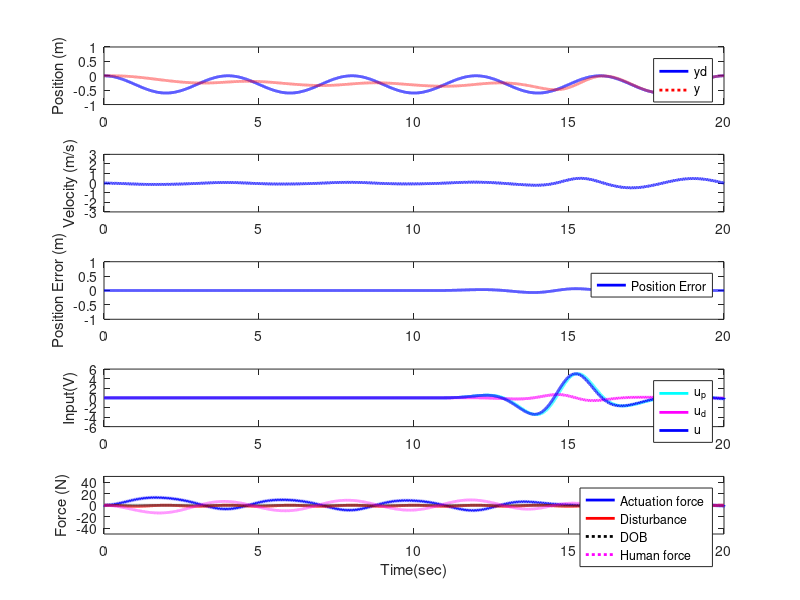
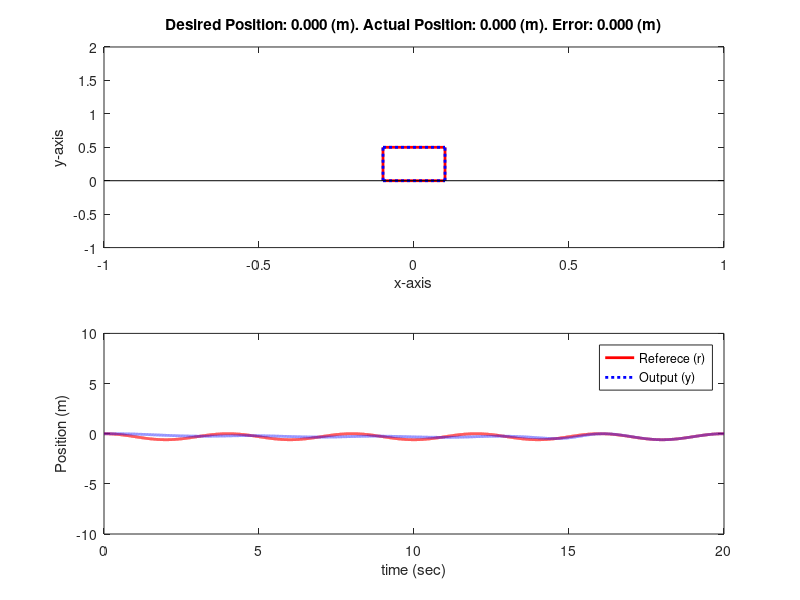

Here is the MATLAB script that generated these plots, in order:
clear all; close all; clc;

% System of Position Feedback
global animation Assist
animation = 100;
%% Initial Setting
T=0.001;
t=0:T:20;
N=length(t);

y=zeros(1,N); yd= zeros(1,N); e=zeros(1,N); r=zeros(1,N); yimp=zeros(N,1);
u=zeros(1,N); uc=zeros(1,N); u1=zeros(1,N); u2=zeros(1,N); ua=zeros(1,N); ur=zeros(1,N);
d=zeros(1,N); h1=zeros(1,N); h2=zeros(1,N); h=zeros(1,N); v=zeros(1,N); eh = zeros(1,N);
ua_resist=zeros(1,N);  ua_assist=zeros(1,N); n = zeros(1,N);
Beta=zeros(1,N); rv = zeros(1,N);
dhat1 = zeros(1,N);  dhat2 = zeros(1,N); dhat = zeros(1,N);

%% System Identification
m = 2; k = 1;
num=[k/m]; den=[1 2*sqrt(k/m) k/m];
Gs=tf(num,den);
Gz=c2d(Gs,T);
[a b]=tfdata(Gz,'v');

% PD Controller design
Kp=150; Kd=10;


%% Desired Position
A = 0.3;
for k=1:N;
    r(k)=A*(cos(0.5*pi*t(k))-1);
end


%% Disturbance
B = 1;
for k=1:N;
    d(k)=B*(cos(1*pi*t(k))-1);
end

%% DoB
% Design of a Q filter (Notice that the relative order of Gdnew(z) is 2)
CutoffFreq = 35*2*pi;    % Cutoff frequency of Q filter
Q = zpk([],[exp(-CutoffFreq*T) exp(-CutoffFreq*T)],1,T);    % Pole-zero matching between Q(s) and Q(z)
Q = Q / dcgain(Q);      % To make the Q(exp(j0T)) = 1
[aQ,bQ] = tfdata(Q,'v');    % Model parameters of Q filter

% Design of DOB
GDOB = minreal(Q*Gz^-1);
[aD,bD] = tfdata(GDOB,'v');    % Model parameters of Q*G^-1

%% Hybrid controller
Beta_t1 = 10;
Beta_t2 = 20;
Beta_td = Beta_t2 - Beta_t1;

for k=1:N, 
    if t(k)>=Beta_t1 && t(k)<Beta_t2
        Beta(k) = 0.5*(1-cos(pi*(t(k)-Beta_t1)/Beta_td));
    elseif t(k)>=Beta_t2
        Beta(k) = 1;
    end
    
    if Beta(k) <0, Beta(k) = 0; elseif Beta(k) > 1, Beta(k) = 1; end
end

%% Human controller
Hp = 30;
Hd = 1;

j = 1;
%% Simulation
for k=4:N-1,
    % measurement noise
    n(k) = 0.000001*sin(80*t(k));
    
    % Transfer function (Gz)
    y(k) = -b(2)*y(k-1)-b(3)*y(k-2)+a(1)*u(k)+a(2)*u(k-1)+a(3)*u(k-2) + n(k);
    
    % Velocity
    v(k) = (y(k)-y(k-1))/T;
%     if Beta(k) == 0, 
    
    % Virtual trajectory
    rv(k) = (1-Beta(k))*y(k) + Beta(k)*r(k);
    
    % Feedback error & PD controller
    e(k)=rv(k)-y(k);
    u1(k)=Kp*Beta(k)*e(k);             if u1(k) > 5, u1(k) = 5; end; if u1(k) < -5, u1(k) = -5; end
    u2(k)=Kd*Beta(k)*(e(k)-e(k-1))/T;  if u2(k) > 5, u2(k) = 5; end; if u2(k) < -5, u2(k) = -5; end   
    uc(k)=u1(k)+u2(k);                 
    if uc(k) > 5, uc(k) = 5; end; if uc(k) < -5, uc(k) = -5; end
    
    % PD controller
    u1(k)=Kp*Beta(k)*e(k);
    u2(k)=Kd*Beta(k)*(e(k)-e(k-1))/T;
    uc(k)=u1(k)+u2(k);
    if uc(k) > 5, uc(k) = 5; end; if uc(k) < -5, uc(k) = -5; end
    if u1(k) > 5, u1(k) = 5; end; if u1(k) < -5, u1(k) = -5; end
    if u2(k) > 5, u2(k) = 5; end; if u2(k) < -5, u2(k) = -5; end
    
    % DoB
    dhat1(k) = -bD(2)*dhat1(k-1) -bD(3)*dhat1(k-2) - bD(4)*dhat1(k-3) + aD(1)*y(k) + aD(2)*y(k-1) + aD(3)*y(k-2) + aD(4)*y(k-3);
    dhat2(k) = -bQ(2)*dhat2(k-1) -bQ(3)*dhat2(k-2) + aQ(1)*ua(k) + aQ(2)*ua(k-1) + aQ(3)*ua(k-2);
%     dhat(k) = dhat1(k)-dhat2(k);
    
    % Actuator force (Tracking)
    ua_assist(k) = uc(k)*30/5*13.7*0.001*100 - dhat(k);
    
    % Actuator force (Virtual damping)
    ua_resist(k) = -100*v(k);
    
    % Hybrid controller
    Assist = 2; % 0: Resist, 1: Assist, 2: Hybrid
    switch(Assist)
        case 0, ua(k) = ua_resist(k);
        case 1, ua(k) = ua_assist(k);
        case 2, ua(k) = (1-Beta(k))*ua_resist(k) + Beta(k)*ua_assist(k);
    end
    
    % Human force
    eh(k) = r(k)-y(k);
    h1(k)=Hp*eh(k);
    h2(k)=Hd*(eh(k)-eh(k-1))/T;
    h(k)=h1(k)+h2(k);
    
    u(k) = ua(k) + d(k) + h(k);
end


%% Data Plotting

figure('color','w');
subplot(511); plot(t,r,'b','linewidth',2); hold on; hold on; plot(t,y,'r:','linewidth',2);
legend('yd','y');
ylabel('Position (m)');
axis([0 t(end) -1 1])

subplot(512); plot(t,v,'b','linewidth',2);
ylabel('Velocity (m/s)');
axis([0 t(end) -3 3])

subplot(513); plot(t,e,'b','linewidth',2); legend('Position Error')
ylabel('Position Error (m)');
axis([0 t(end) -1 1])

subplot(514); 
plot(t,u1,'c','linewidth',2); hold on; 
plot(t,u2,'m','linewidth',2); hold on; 
plot(t,uc,'b','linewidth',2);
ylabel('Input(V)'); legend('u_p','u_d','u');
axis([0 t(end) -6 6])

subplot(515);   
plot(t,ua,'b','linewidth',2);  hold on; 
plot(t,d,'r','linewidth',2);  hold on; 
plot(t,dhat,'k:','linewidth',2);  hold on; 
plot(t,h,'m:','linewidth',2);  hold on;
legend('Actuation force','Disturbance','DOB','Human force')
ylabel('Force (N)');
xlabel('Time(sec)')
axis([0 t(end) -50 50])

for k=1:5
    subplot(5,1,k); set(gca,'fontsize',10);
end
%% Animation
N=length(t);
figure('color','w');
for k=1:animation:N;
    % Moving Block
    subplot(211);
    plot([r(k)-0.1 r(k)+0.1],[0 0],'r','linewidth',2); hold on;
    plot([r(k)-0.1 r(k)+0.1],[0.5 0.5],'r','linewidth',2); hold on;
    plot([r(k)+0.1 r(k)+0.1],[0 0.5],'r','linewidth',2); hold on;
    plot([r(k)-0.1 r(k)-0.1],[0 0.5],'r','linewidth',2); hold on;
    plot([y(k)-0.1 y(k)+0.1],[0 0],'b:','linewidth',2); hold on;
    plot([y(k)-0.1 y(k)+0.1],[0.5 0.5],'b:','linewidth',2); hold on;
    plot([y(k)+0.1 y(k)+0.1],[0 0.5],'b:','linewidth',2); hold on;
    plot([y(k)-0.1 y(k)-0.1],[0 0.5],'b:','linewidth',2); hold on;
    plot([-1 1],[0 0],'k');
    title(sprintf('Desired Position: %.3f (m). Actual Position: %.3f (m). Error: %.3f (m)',r(k),y(k),r(k)-y(k)))
    axis([-1 1 -1 2]);
    ylabel('y-axis'); xlabel('x-axis');     drawnow;
    hold off;
    
    % Graph
    subplot(212);
    plot(t(1:k),r(1:k),'r','linewidth',2); hold on;
    plot(t(1:k),y(1:k),'b:','linewidth',2);
    ylabel('Position (m)'); xlabel('time (sec)')
    axis([0 t(end) -10 10]);     drawnow;
    hold off;
end
legend('Referece (r)','Output (y)')